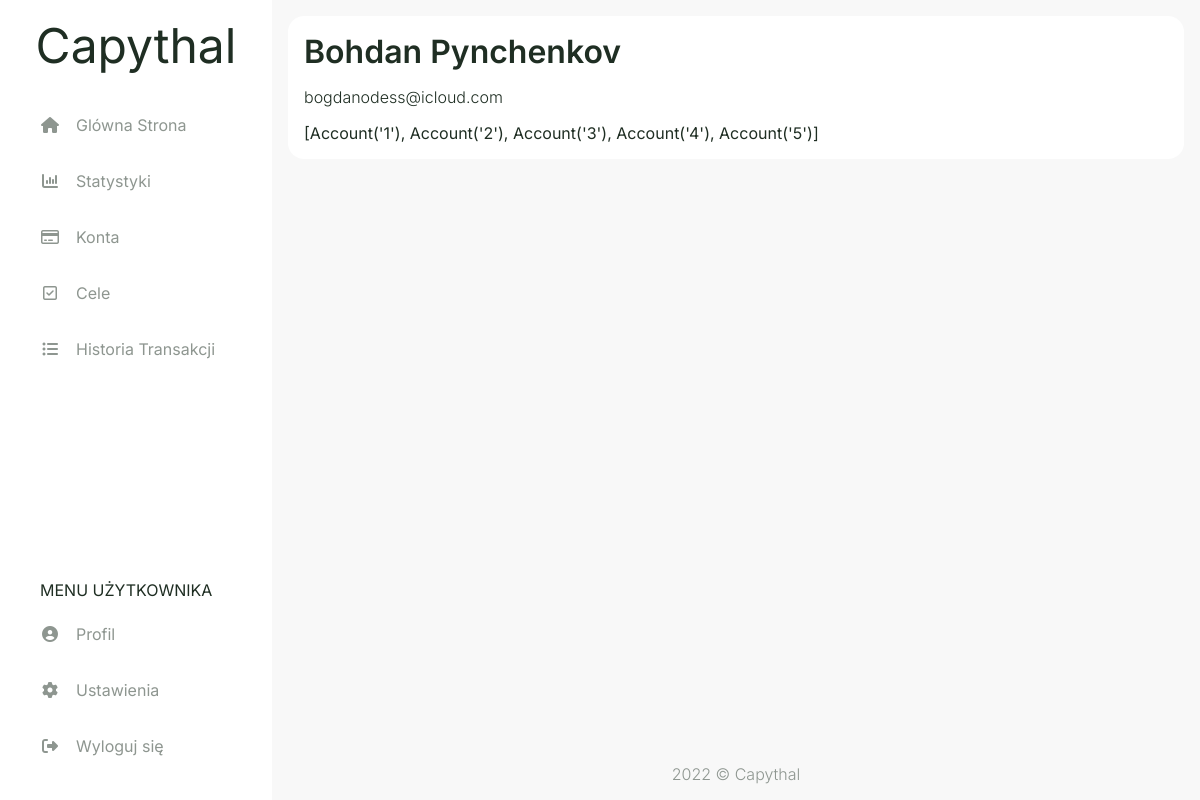
Page /userpage (signed in) on the committed database.
### capythal/models.py (models this page shows, shortened)
class user(db.Model, UserMixin):
    id = db.Column(db.Integer, primary_key=True)
    name = db.Column(db.String(30), nullable=False)
    surname = db.Column(db.String(30), nullable=False)
    email = db.Column(db.String(50), unique=True, nullable=False)
    password = db.Column(db.String(60), nullable=False)
    settings = db.relationship("settings", back_populates="user", uselist=False)
    account = db.relationship("account", backref="user", lazy=True)

class account(db.Model):
    id = db.Column(db.Integer, primary_key=True)
    user_id = db.Column(db.Integer, db.ForeignKey('user.id'), nullable=False)
    currency_id = db.Column(db.Integer, db.ForeignKey('currency.id'), nullable=False)
    card_id = db.Column(db.Integer, db.ForeignKey('card.id'))
    acc_type_id = db.Column(db.Integer, db.ForeignKey('acc_type.id'), nullable=False)
    style_id = db.Column(db.Integer, db.ForeignKey('style.id'), nullable=False)
    card_number = db.Column(db.String(4))
    fin_inst = db.Column(db.String(20))
    transaction = db.relationship("transaction", backref="account", lazy=True)
    settings = db.relationship("settings", back_populates="account", uselist=False)
    goal = db.relationship("goal", backref="account", lazy=True)
    def __repr__(self):
        return f"Account('{self.id}')"

### capythal/routes.py (the view)
@app.route('/userpage')
def userpage():
    if current_user.is_authenticated:
        return render_template("userpage.html")
    else:
        return redirect(url_for('login'))

### capythal/models.py (called while the page is built)
@login_manager.user_loader
def load_user(user_id):
    return user.query.get(int(user_id))

### capythal/templates/userpage.html (shortened to what this page needs)
{% extends "layout.html" %}
{% set active_page = "userpage" %}
{% block head %}
  {{ super() }}
  <link rel="stylesheet" href="{{ url_for('static', filename='css/userpage.css') }}">
{% endblock %}
{% block content %}
<div class="userpage-flexbox">
  <div class="user-full-name">{{ current_user.name }} {{ current_user.surname }}</div>
  <div class="user-email">{{ current_user.email }}</div>
  <div class="test">{{ current_user.account }}</div>
</div>
{% endblock %}

### capythal/static/css/style.css (style rules this page uses)
html, body { padding: 0; margin: 0; }
html { height: 100%; font-family: 'Inter', sans-serif; width: 100%; }
body { background-color: #F8F8F8; color: #1F2E23; min-height: 100vh; display: flex; flex-direction: column; }
* { box-sizing: border-box; }

### capythal/static/css/userpage.css (style rules this page uses)
.userpage-flexbox { margin: 1rem; padding: 1rem; display: flex; background-color: white; border-radius: 1rem; gap: 1rem; flex-wrap: wrap; flex-direction: column; }
.user-full-name { font-size: 2rem; font-weight: 600; }
.user-email { font-weight: 300; }

### rows in the picture
user: name "Bohdan", surname "Pynchenkov", email "bogdanodess@icloud.com"
account: account "[Account('1'), Account('2'), Account('3'), Account('4'), Account('5')]"
